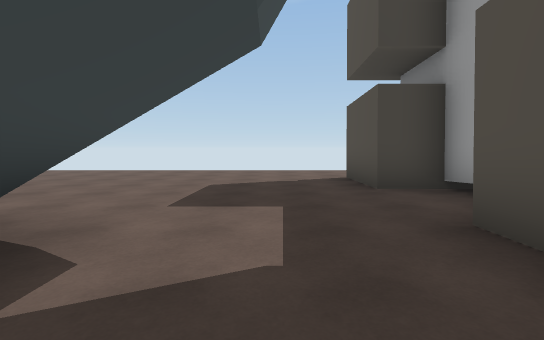
[1] (above)

16 first-person views from a walk through a Unity game level. The camera is 1.3 m above the floor, tilts 4° down and sees 85° across. The floor is counted in squares, 2 m on a side. Each view is taken from the middle of a square. On the plan, view 1 faces up. The plan holds only what a view shows up to about 9 squares ahead; the rest is blank. The place goes on beyond the plan. Some surface patterns are stand-ins.

[2]
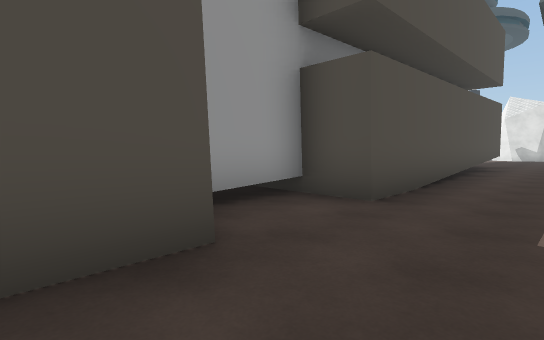

[3]
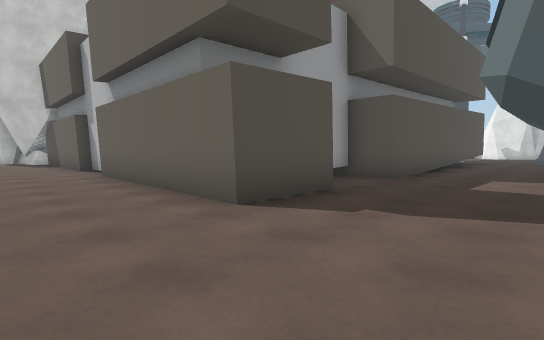

[4]
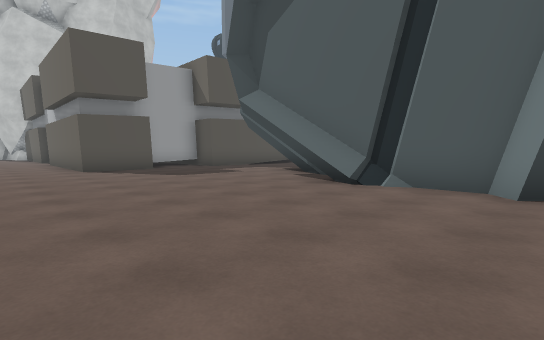

[5]
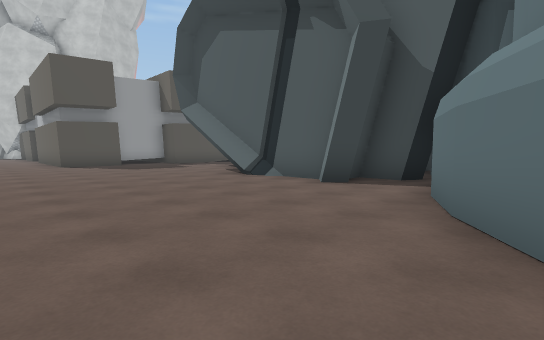

[6]
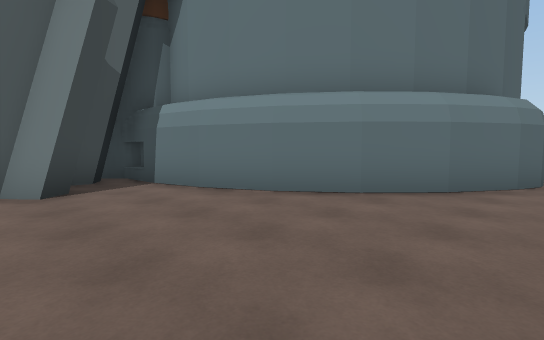

[7]
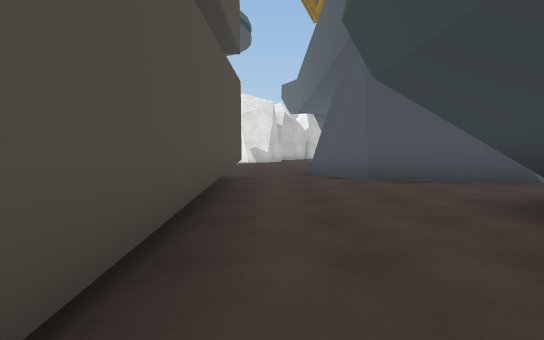

[8]
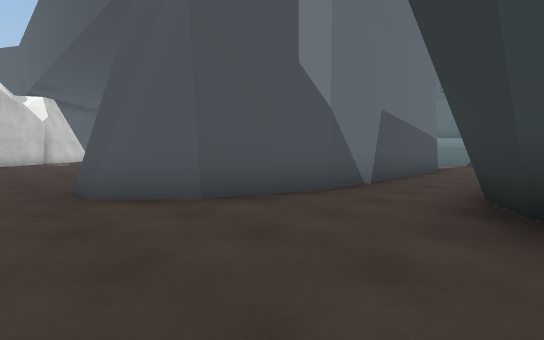

[9]
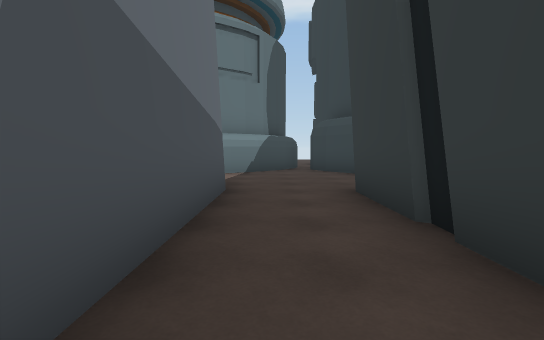

[10]
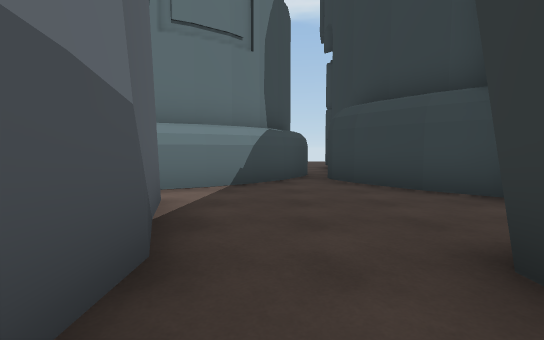

[11]
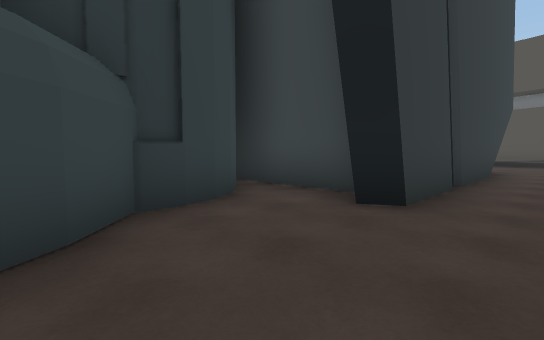

[12]
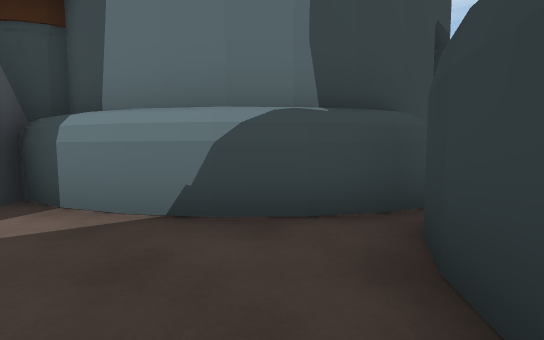

[13]
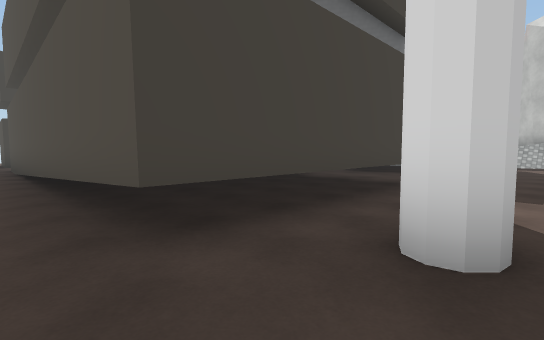

[14]
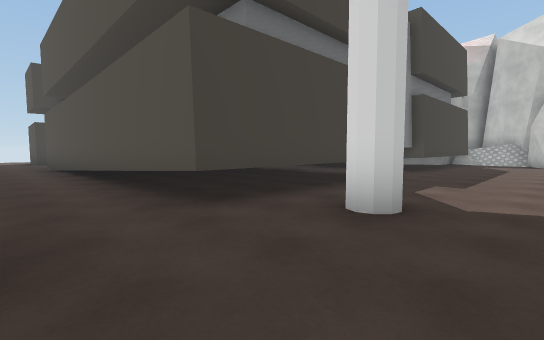

[15]
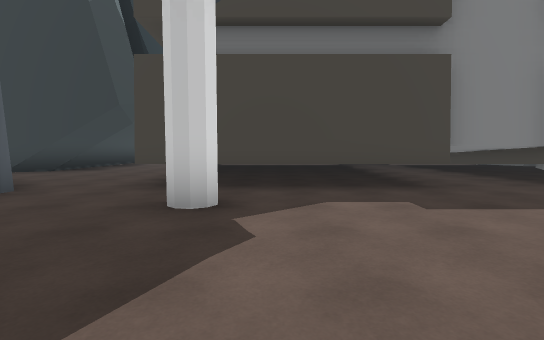

[16]
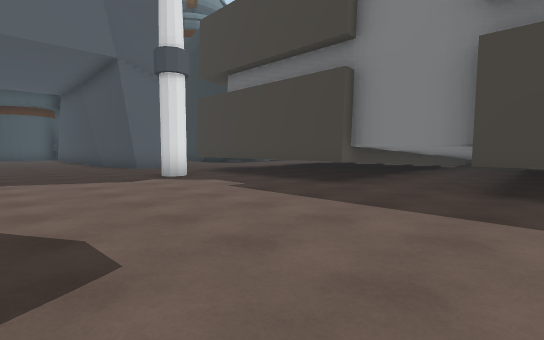

### Floor plan
Key: @ floor where view 1 was taken; # wall or solid block; . floor; ^ raised ledge; B building.
Columns run from 14 left of view 1 to 10 right of it. Each row starts with its distance up from view 1.
  9  .......................
  8 ##.......................
  7  ###............#####..##
  6    #............##  ####
  5    ##...........##
  4     #.#..##......#
  3     #.#### ......#
  2     ###    ###..##
  1       #       ..#
  0       #       @.#
 -1    ####       ..#
 -2   ##..#       ..#    ##
 -3  ##...########..#    ##
 -4 B...............#    ###
 -5 BB..............^^^^^###^
 -6  #B..########...^    ###
 -7   B.##      ##..#^^^^#.#^
 -8   B##        #...........
 -9   BB          ...#.......
-10              ............
-11              ............
-12              ............
-13              ...
-14              ..

Positions as (right, up) in squares from view 1, and headings:
1: (0, 0), facing up
2: (0, 6), facing down-right
3: (-1, 9), facing down-right
4: (-8, 9), facing down-right
5: (-11, 9), facing down-right
6: (-7, 9), facing down-left
7: (1, 0), facing down
8: (1, -3), facing down-left
9: (-4, -5), facing left
10: (-7, -5), facing left
11: (-12, -5), facing up-right
12: (-11, -3), facing down-left
13: (1, -9), facing up-right
14: (0, -10), facing up-right
15: (4, -12), facing up
16: (10, -12), facing up-left
